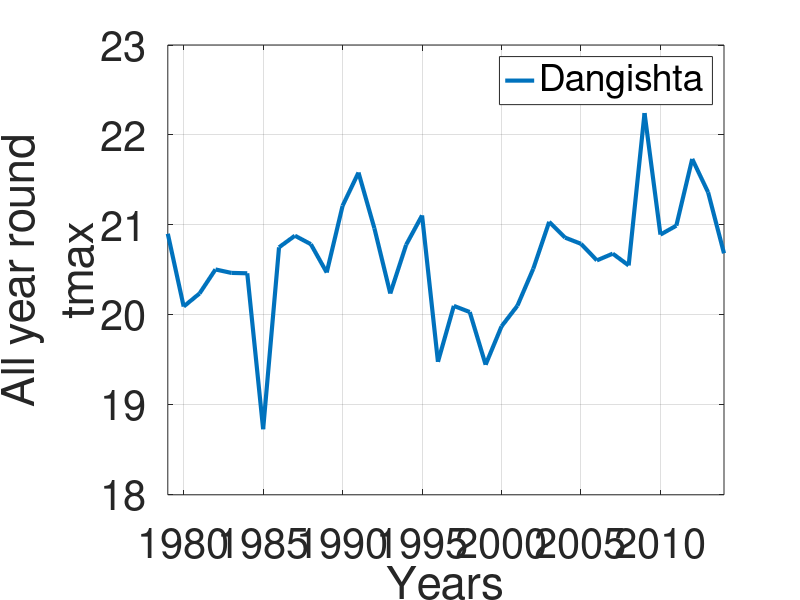
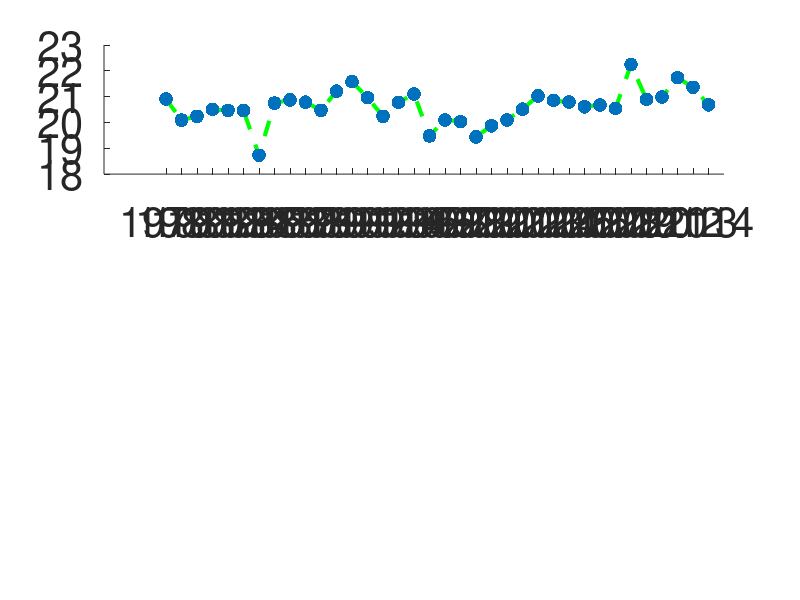

Write the MATLAB code that produced these figures, in order. (Note: this script raises an error after producing the figures.)
% cmp data
clear;clc;close all;

load mj_data
% column 1: year
% column 2-4: maize yield for no,high,low fertilizer
% column 5-8 for sr, tmax,tmin,rainfall

all_data(:,:,1) = dg;
all_data(:,:,2) = kd;
all_data(:,:,3) = reem;
all_data(:,:,4) = gt;

yr = squeeze(dg(:,1));
%----------------------------------------------------------------
%solar     ivar = 1
%TMAX      ivar = 2
%TMIN      ivar = 3
%rainfall  ivar = 4
name_var = {'sr','tmax','tmin','rainfall'}
ivar = 2;

%no fertilizer       icase = 1
%high fertilizer     icase = 2
%low fertilizer      icase = 3
ft_case = {'no FT','high FT','low FT'}
icase = 1;

% stn = {'Dangishta','Kudmi','Reem','Gaita'};
istn = 1;

% number of analogs
NUM_ANA = 10;
ith_ana = 2;

%-------------------------------------------------------------------

tgt_var = squeeze(all_data(:,ivar+4,istn));
stn = {'Dangishta','Kudmi','Reem','Gaita'};

scrsz = get(0,'ScreenSize');
figure('Position',[1 scrsz(4)/2 scrsz(3) scrsz(4)*9/10])
plot(yr,squeeze(tgt_var),'linewidth',3)
%legend(stn,'fontsize',30)
set(gca,'fontsize',30)
set(gcf,'color','w')
xlim([yr(1) yr(end)])
grid on
%ylabel(['MJJASO total rainfall(mm)']);
ylabel(['All year round' name_var(ivar)]);
xlabel('Years')
legend(stn)

%stop
close all


% find analogue years
YR_G = yr;

for m = 1:length(yr)
    x = tgt_var(m);
    y = tgt_var;
    D = abs(x - y);
    [c d] = sort(D);
    ANA(m,:) = d(2:2+NUM_ANA-1) + YR_G(1)-1;
end

ANA_BK = ANA;

scrsz = get(0,'ScreenSize');
addpath('PACKAGE_DOF')
figure('Position',[1 scrsz(4)/2 scrsz(3) scrsz(4)*9/10])
subplot(3,1,1)
hold on
plot(yr,squeeze(tgt_var),'--g','linewidth',3)
hold on
scatter(yr,squeeze(tgt_var),100,'filled','b')
%legend(stn,'fontsize',30)
set(gca,'fontsize',30)
set(gcf,'color','w')
set(gca,'xtick',yr)
rotateXLabels( gca(), 45 )
xlim([yr(1) yr(end)])
grid on
ylabel(['All year round' name_var(ivar)]);
xlabel('Years')
legend(stn(istn))
subplot(3,1,2)
hold on
temp = squeeze(tgt_var)-tgt_var(1);
plot(yr,squeeze(tgt_var)-tgt_var(1),'k','linewidth',3)
%legend(stn,'fontsize',30)
set(gca,'fontsize',30)
set(gcf,'color','w')
xlim([yr(1) yr(end)])
grid on
ylabel([name_var(ivar) 'YEARS - 1979']);
xlabel('Years')
legend('Target Year: 1979')
for iana = 1:NUM_ANA
    scatter(squeeze(ANA_BK(1,iana)),temp(squeeze(ANA_BK(1,iana))-1979+1),200,'filled','r')
    h = text(squeeze(ANA_BK(1,iana))-0.5,temp(squeeze(ANA_BK(1,iana))-1979+1),['ANA' num2str(iana)])
    set(h,'color','b')
    set(h,'fontsize',20)
end

set(gca,'xtick',yr)
rotateXLabels( gca(), 45 )

subplot(3,1,3)
plot(yr,squeeze(tgt_var),'--g','linewidth',3)
hold on
clear x1 x2
for iyr = 1:length(yr)
    x1(iyr) = min(tgt_var(ANA_BK(iyr,:)-1979+1));
    x2(iyr) = max(tgt_var(ANA_BK(iyr,:)-1979+1));
    xx(:,iyr) = squeeze(tgt_var(ANA_BK(iyr,:)-1979+1));
end

X = [YR_G(:)' fliplr(YR_G(:)')];
Y = [x1(:)' fliplr(x2(:)')];
fill(X,Y,'r')
plot(yr,squeeze(tgt_var),'--g','linewidth',3)
scatter(yr,squeeze(tgt_var),100,'filled','b')
set(gca,'fontsize',30)
set(gcf,'color','w')
set(gca,'xtick',yr)
rotateXLabels( gca(), 45 )
xlim([yr(1) yr(end)])
grid on
%ylabel(['Spread of Analog']);
xlabel('Years')
ylabel(['All year round' name_var(ivar)]);


figure('Position',[1 scrsz(4)/2 scrsz(3) scrsz(4)*9/10])
MEAN = mean(xx);
subplot(1,2,1)
scatter(tgt_var,MEAN,100,'filled')
temp = corrcoef(tgt_var,MEAN');
STD = std(tgt_var);
MEANc = mean(tgt_var);
hold on
plot([MEANc+STD MEANc+STD],[max(MEAN) min(MEAN)],'--r','linewidth',3)
plot([MEANc-STD MEANc-STD],[max(MEAN) min(MEAN)],'--r','linewidth',3)
plot([MEANc MEANc],[max(MEAN) min(MEAN)],'r','linewidth',3)
set(gca,'fontsize',30)
set(gcf,'color','w')
axis('square')
xlabel(['Target' name_var(ivar)])
ylabel(['Analog mean' name_var(ivar)])
title(sprintf('R=%2.2f',temp(1,2)),'fontsize',40)
grid on
subplot(1,2,2)

hold on
scatter(tgt_var,MEAN'-tgt_var,100,'filled')
MEAN = MEAN'-tgt_var;
axis('equal')
set(gca,'fontsize',30)
xlabel(['Target' name_var(ivar)])
ylabel(['Analog mean - Target' name_var(ivar)])
plot([MEANc+STD MEANc+STD],[max(MEAN) min(MEAN)],'--r','linewidth',3)
plot([MEANc-STD MEANc-STD],[max(MEAN) min(MEAN)],'--r','linewidth',3)
plot([MEANc MEANc],[max(MEAN) min(MEAN)],'r','linewidth',3)
set(gcf,'color','w')
grid on



figure('Position',[1 scrsz(4)/2 scrsz(3) scrsz(4)*9/10])
ANA = ANA_BK;
for m = 1:NUM_ANA
    hold on
    scatter(YR_G,ANA(:,m),(NUM_ANA-m+1)*100,'filled','r')
    tmp1 = squeeze(all_data(squeeze(ANA(:,m)-1978),icase+1,istn));
    tmp2 = squeeze(all_data(:,icase+1,istn));
    corrcoef(tmp1,tmp2)
end
grid on
set(gca,'fontsize',10)
set(gcf,'color','w')
%legend('Gauge','NMA','CHIRPS','PECMWF','PGPCC')
set(gca,'xtick',1979:2014)
set(gca,'ytick',1979:2014)
xlim([1979 2014])
ylim([1979 2014])
set(gcf,'color','w')
axis('square')
set(gca,'fontsize',30)
rotateXLabels( gca(), 90)
xlabel('Target years')
ylabel('Analogue years')
set(gcf,'paperpositionmode','auto')


tmp2 = squeeze(all_data(:,icase+1,istn));
for m = 1:NUM_ANA
    tmp1 = squeeze(all_data(squeeze(ANA(:,m)-1978),icase+1,istn));
    temp = corrcoef(tmp1,tmp2);
    RR(m) = temp(1,2);
    if m == ith_ana
        figure('Position',[1 scrsz(4)/2 scrsz(3) scrsz(4)*9/10])
        hold on
        scatter(tmp2,tmp1,100,'filled','k')
        P = polyfit(tmp2,tmp1,1);
        title(sprintf('R=%2.2f',RR(m)),'fontsize',30)
        xx = [min(tmp2) max(tmp2)]
        plot(xx,polyval(P,xx),'r','linewidth',3)
        xlabel('Target Cropyield')
        xlabel('Analog Cropyield')
        set(gca,'fontsize',30)
        set(gcf,'color','w')
        set(gcf,'paperpositionmode','auto')
        axis('equal')
    end
    
end

clear tmp1
mean_tmp2 = mean(tmp2);
tmp2a = tmp2 - mean_tmp2;
for m = 1:NUM_ANA
    m
    tmp1(:,m) = squeeze(all_data(squeeze(ANA(:,m)-1978),icase+1,istn));
    mean_tmp1 = mean(tmp1);
    tmp1a = tmp1 - repmat(mean_tmp1,size(tmp1,1),1);
    b = regress(tmp2a,tmp1a);
    tmp2ap = b'*tmp1a';
    temp = corrcoef(tmp2ap,tmp2a);
    RRR(m) = temp(1,2);
end
close all

figure('Position',[1 scrsz(4)/2 scrsz(3) scrsz(4)*9/10])
plot(RR,'r','linewidth',5)
hold on
plot(RRR,'k','linewidth',5)
set(gca,'fontsize',40)
set(gcf,'color','w')
legend('Single member','Ensemble mean')
xlabel('Number of analog')
ylabel('Correlation skill')
xlim([1 NUM_ANA])
set(gca,'xtick',1:NUM_ANA)
grid on
set(gcf,'color','w')
title([stn(istn) name_var(ivar) ft_case(icase)])
% pause
% close all

